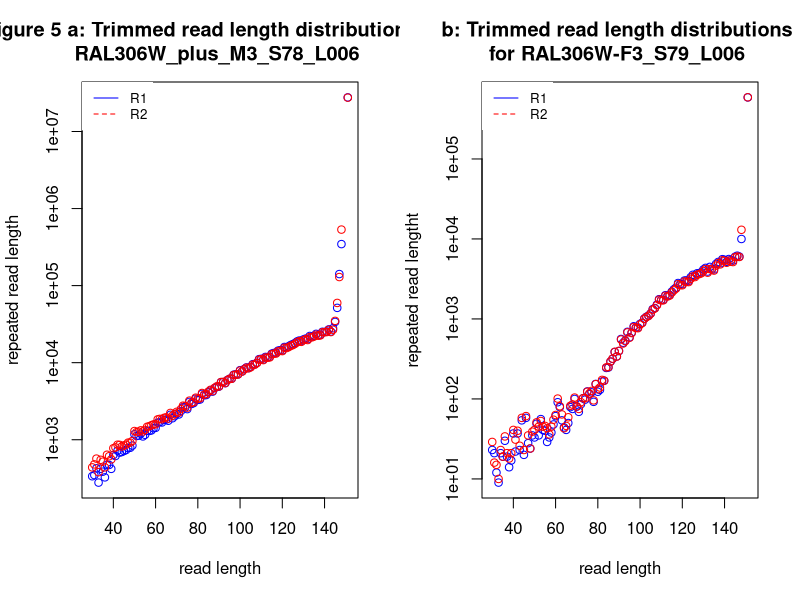

Recreate this plot in R.
## ---- chunk 1
setwd("/Users/gerardoperez/Documents/shell/Bi624")
## ---- chunk 2
fast_qc_time <- matrix(c("0:14.15","0:13.13","4:21.43", "4:37.23"),ncol=1)
demultiplex_time <- matrix(c("0:48.04", "0:50.98", "21:09.52", "20:44.86"),ncol=1)
time_table<-cbind(fast_qc_time,demultiplex_time)
colnames(time_table) <- c("fast_qc (h:mm:ss)","demultiplexing_code (h:mm:ss)")
rownames(time_table) <- c("RAL306W-F3_S79_L006_R1_001","RAL306W-F3_S79_L006_R2_001"
                          , "RAL306W_plus_M3_S78_L006_R1_001",
                          "RAL306W_plus_M3_S78_L006_R2_001")

(time_table)

 
## ---- chunk 3
setwd("/Users/gerardoperez/Documents/shell/Bi624")
M3_R1_txt <- read.table("RAL306W_plus_M3_S78_L006_R1_001_cutadapt_read_len.txt")
M3_R2_txt <- read.table("RAL306W_plus_M3_S78_L006_R2_001_cutadapt_read_len.txt")
F3_R1_txt <- read.table("RAL306W-F3_S79_L006_R1_001_cutadapt_read_len.txt")
F3_R2_txt <- read.table("RAL306W-F3_S79_L006_R2_001_cutadapt_read_len.txt")

par(mfrow=c(1,2))
plot(M3_R1_txt[,2],M3_R1_txt[,1], log="y", col="blue", xlab="read length", 
     ylab="repeated read length", main="Figure 5 a: Trimmed read length distributions for \nRAL306W_plus_M3_S78_L006 ")
points(M3_R2_txt[,2],M3_R2_txt[,1], col="red")
legend("topleft", legend=c("R1", "R2"),
       col=c("blue", "red"), lty=1:2, cex=0.8,
       box.lty=0)

plot(F3_R1_txt[,2],F3_R1_txt[,1], log="y", col="blue", xlab="read length", 
     ylab="repeated read lengtht", main="b: Trimmed read length distributions \nfor RAL306W-F3_S79_L006 ")
points(F3_R2_txt[,2],F3_R2_txt[,1], col="red")
legend("topleft", legend=c("R1", "R2"),
       col=c("blue", "red"), lty=1:2, cex=0.8,
       box.lty=0)

